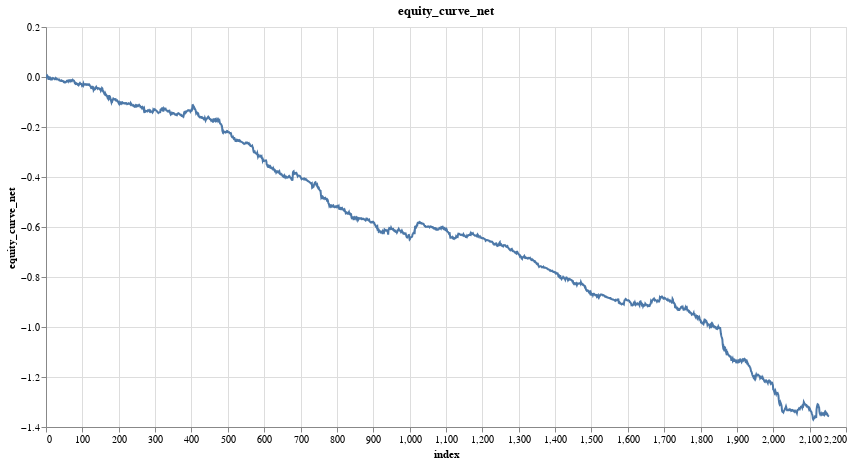

Source (notebook cell):
### Code cell
research.plot_column(model_trades, 'equity_curve_net')

### Figure 1 — Vega specification as saved in the notebook (floating-point values rounded to 4 significant figures; data arrays with more than 128 entries replaced by an {"elided": "..."} marker saying what was removed)
{"$schema": "https://vega.github.io/schema/vega/v5.json", "data": [{"name": "param_6_store"}, {"name": "source_0", "values": {"elided": "2153 records"}}, {"name": "source_0_x_domain_index", "values": [{"min": 0, "max": 2152}]}, {"name": "source_0_y_domain_equity_curve_net", "values": [{"min": -1.37, "max": 0.006429}]}], "signals": [{"name": "unit", "value": {}, "on": [{"events": "pointermove", "update": "isTuple(group()) ? group() : unit"}]}, {"name": "param_6", "update": "vlSelectionResolve(\"param_6_store\", \"union\")"}, {"name": "param_6_index", "on": [{"events": [{"source": "view", "type": "dblclick"}], "update": "null"}, {"events": {"signal": "param_6_translate_delta"}, "update": "panLinear(param_6_translate_anchor.extent_x, -param_6_translate_delta.x / width)"}, {"events": {"signal": "param_6_zoom_delta"}, "update": "zoomLinear(domain(\"x\"), param_6_zoom_anchor.x, param_6_zoom_delta)"}]}, {"name": "param_6_equity_curve_net", "on": [{"events": [{"source": "view", "type": "dblclick"}], "update": "null"}, {"events": {"signal": "param_6_translate_delta"}, "update": "panLinear(param_6_translate_anchor.extent_y, param_6_translate_delta.y / height)"}, {"events": {"signal": "param_6_zoom_delta"}, "update": "zoomLinear(domain(\"y\"), param_6_zoom_anchor.y, param_6_zoom_delta)"}]}, {"name": "param_6_tuple", "on": [{"events": [{"signal": "param_6_index || param_6_equity_curve_net"}], "update": "param_6_index && param_6_equity_curve_net ? {unit: \"\", fields: param_6_tuple_fields, values: [param_6_index,param_6_equity_curve_net]} : null"}]}, {"name": "param_6_tuple_fields", "value": [{"field": "index", "channel": "x", "type": "R"}, {"field": "equity_curve_net", "channel": "y", "type": "R"}]}, {"name": "param_6_translate_anchor", "value": {}, "on": [{"events": [{"source": "scope", "type": "pointerdown"}], "update": "{x: x(unit), y: y(unit), extent_x: domain(\"x\"), extent_y: domain(\"y\")}"}]}, {"name": "param_6_translate_delta", "value": {}, "on": [{"events": [{"source": "window", "between": [{"source": "scope", "type": "pointerdown"}, {"source": "window", "type": "pointerup"}], "type": "pointermove", "consume": true}], "update": "{x: param_6_translate_anchor.x - x(unit), y: param_6_translate_anchor.y - y(unit)}"}]}, {"name": "param_6_zoom_anchor", "on": [{"events": [{"source": "scope", "consume": true, "type": "wheel"}], "update": "{x: invert(\"x\", x(unit)), y: invert(\"y\", y(unit))}"}]}, {"name": "param_6_zoom_delta", "on": [{"events": [{"source": "scope", "type": "wheel", "consume": true}], "update": "pow(1.001, event.deltaY * pow(16, event.deltaMode))", "force": true}]}, {"name": "param_6_modify", "on": [{"events": {"signal": "param_6_tuple"}, "update": "modify(\"param_6_store\", param_6_tuple, true)"}]}], "marks": [{"type": "line", "name": "marks", "from": {"data": "source_0"}, "sort": {"field": "x"}, "encode": {"update": {"x": {"field": "index", "scale": "x"}, "y": {"field": "equity_curve_net", "scale": "y"}, "stroke": {"value": "#4c78a8"}, "defined": {"signal": "isValid(datum[\"index\"]) && isFinite(+datum[\"index\"]) && isValid(datum[\"equity_curve_net\"]) && isFinite(+datum[\"equity_curve_net\"])"}, "tooltip": {"signal": "{\"index\": format(datum[\"index\"], \"\"), \"equity_curve_net\": format(datum[\"equity_curve_net\"], \"\")}"}}}, "style": ["line"], "interactive": true, "clip": true}], "scales": [{"name": "x", "type": "linear", "domain": [{"signal": "(data(\"source_0_x_domain_index\")[0] || {}).min"}, {"signal": "(data(\"source_0_x_domain_index\")[0] || {}).max"}], "range": [0, {"signal": "width"}], "nice": true, "zero": false, "domainRaw": {"signal": "param_6[\"index\"]"}}, {"name": "y", "type": "linear", "domain": [{"signal": "(data(\"source_0_y_domain_equity_curve_net\")[0] || {}).min"}, {"signal": "(data(\"source_0_y_domain_equity_curve_net\")[0] || {}).max"}], "range": [{"signal": "height"}, 0], "zero": true, "nice": true, "domainRaw": {"signal": "param_6[\"equity_curve_net\"]"}}], "axes": [{"scale": "x", "tickCount": {"signal": "ceil(width/40)"}, "maxExtent": 0, "aria": false, "orient": "bottom", "gridScale": "y", "grid": true, "minExtent": 0, "ticks": false, "zindex": 0, "domain": false, "labels": false}, {"scale": "y", "ticks": false, "labels": false, "domain": false, "orient": "left", "gridScale": "x", "grid": true, "aria": false, "maxExtent": 0, "minExtent": 0, "tickCount": {"signal": "ceil(height/40)"}, "zindex": 0}, {"scale": "x", "title": "index", "labelOverlap": true, "zindex": 0, "tickCount": {"signal": "ceil(width/40)"}, "orient": "bottom", "grid": false, "labelFlush": true}, {"scale": "y", "grid": false, "labelOverlap": true, "title": "equity_curve_net", "tickCount": {"signal": "ceil(height/40)"}, "zindex": 0, "orient": "left"}], "title": {"text": "equity_curve_net", "frame": "group"}, "height": 400, "background": "white", "style": "cell", "width": 800, "padding": 5}
